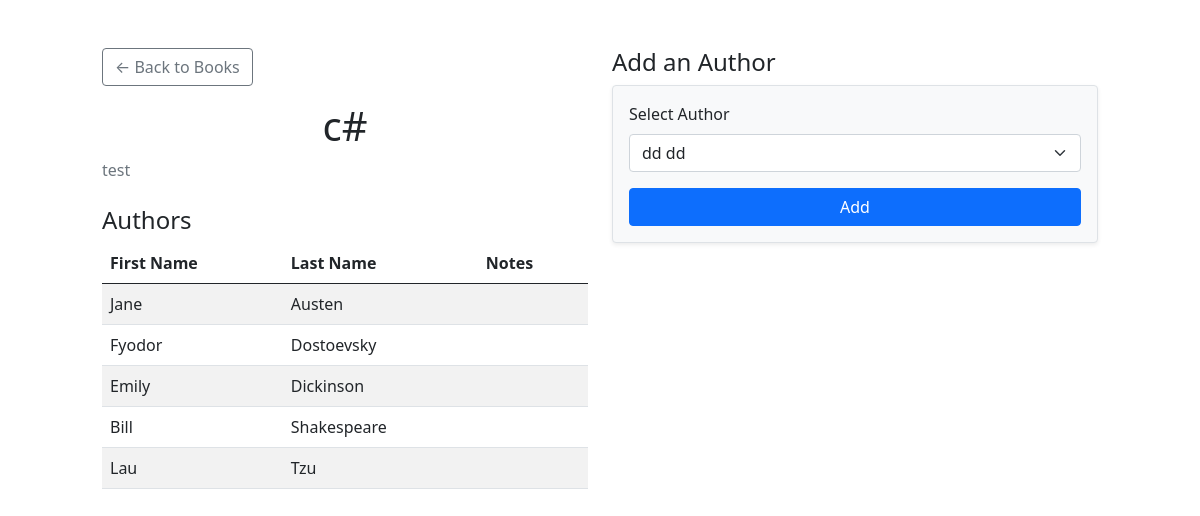
Page /books/1/ on the committed database.
### books_authors_app/models.py (models this page shows)
class Book(models.Model):
    title = models.CharField(max_length=255)
    desc = models.TextField()
    created_at = models.DateTimeField(auto_now_add=True)
    updated_at = models.DateTimeField(auto_now=True)

class Author(models.Model):
    first_name = models.CharField(max_length=255)
    last_name = models.CharField(max_length=255)
    notes = models.TextField(default="")
    books = models.ManyToManyField(Book, related_name='authors')
    created_at = models.DateTimeField(auto_now_add=True)
    updated_at = models.DateTimeField(auto_now=True)

### books_authors_app/views.py (the view)
# urls.py: path('books/<int:book_id>/', views.book_detail, name='book_detail'),
def book_detail(request, book_id):
    book = Book.objects.get(id=book_id)
    context = {
        "book": book,
        "authors": Author.objects.exclude(books=book)
    }
    return render(request, 'Book_Detail.html', context)

### books_authors_app/templates/Book_Detail.html (shortened to what this page needs)
<!DOCTYPE html>
<html lang="en">
<head>
    {% load static %}
    <link href="https://cdn.jsdelivr.net/npm/bootstrap@5.0.2/dist/css/bootstrap.min.css" rel="stylesheet"
>
    <link rel="stylesheet" href="{% static 'css/style.css' %}">
</head>
<body>
    <div class="container">
        <div class="row m-5">
            <div class="col-md-6">
                <a href="/books/" class="btn btn-outline-secondary mb-3">&larr; Back to Books</a>
                <h1>{{ book.title }}</h1>
                <p class="text-muted">{{ book.desc }}</p>
                <h4 class="mt-4">Authors</h4>
                {% if book.authors.all %}
                <table class="table table-striped mb-0">
                    <thead>
                        <tr>
                            <th>First Name</th>
                            <th>Last Name</th>
                            <th>Notes</th>
                        </tr>
                    </thead>
                    <tbody>
                        {% for author in book.authors.all %}
                        <tr>
                            <td>{{ author.first_name }}</td>
                            <td>{{ author.last_name }}</td>
                            <td>{{ author.notes }}</td>
                        </tr>
                        {% endfor %}
                    </tbody>
                </table>
                {% else %}
                <p class="text-muted">No authors associated with this book yet.</p>
                {% endif %}
            </div>
            <div class="col-md-6">
                <h4>Add an Author</h4>
                <form action="/books/{{ book.id }}/add_author/" method="POST" class="p-3 border rounded shadow-sm bg-light">
                    <div class="mb-3">
                        <label for="author_id" class="form-label">Select Author</label>
                        <select id="author_id" name="author_id" class="form-select" required>
                            {% for author in authors %}
                            <option value="{{ author.id }}">{{ author.first_name }} {{ author.last_name }}</option>
                            {% endfor %}
                        </select>
                    </div>
                    <button type="submit" class="btn btn-primary w-100">Add</button>
                </form>
            </div>
        </div>
    </div>
</body>
</html>

### books_authors_app/static/css/style.css (style rules this page uses)
* { margin: 0; padding: 0; }
h1 { text-align: center; }

### rows in the picture
Book: title "c#", desc "test"
Author: first_name "Jane", last_name "Austen"
Author: first_name "Fyodor", last_name "Dostoevsky"
Author: first_name "Emily", last_name "Dickinson"
Author: first_name "Bill", last_name "Shakespeare"
Author: first_name "Lau", last_name "Tzu"

### other values in the picture
form field author_id "dd dd"
